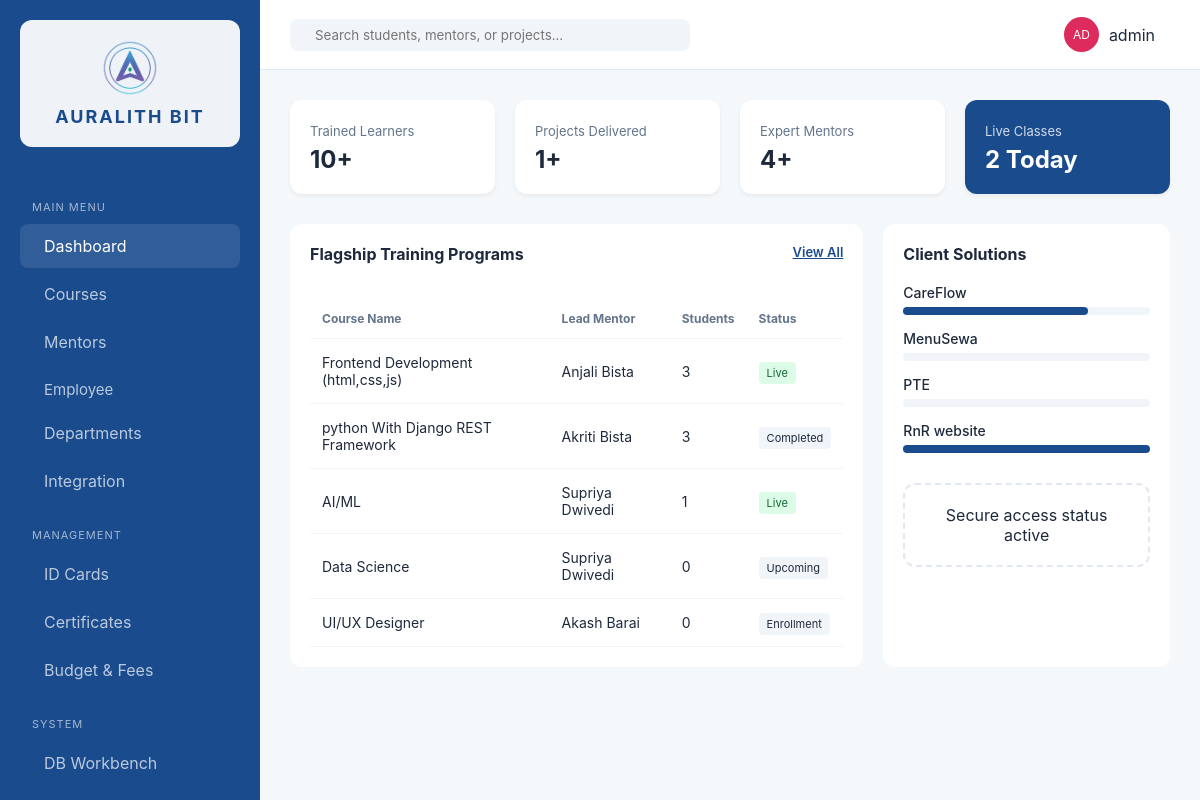
The page /dashboard/ (signed in) on the database its author committed.
### erp_app/models.py (models this page shows, shortened)
class Course(models.Model):
    STATUS_CHOICES = [
        ('live', 'Live'),
        ('upcoming', 'Upcoming'),
        ('enrollment', 'Enrollment'),
        ('completed', 'Completed'),
    ]
    CATEGORY_CHOICES = [
        ('development', 'Development'),
        ('design', 'UI/UX'),
        ('qa', 'Digital Marketing'),
        ('marketing', 'Graphic Designing'),
    ]
    name = models.CharField(max_length=200)
    mentor = models.ForeignKey(Mentor, on_delete=models.SET_NULL, null=True, blank=True)
    category = models.CharField(max_length=50, choices=CATEGORY_CHOICES, default='development')
    duration_weeks = models.PositiveIntegerField(default=8)
    status = models.CharField(max_length=20, choices=STATUS_CHOICES, default='enrollment')
    description = models.TextField(blank=True)
    syllabus = models.FileField(upload_to='syllabi/', null=True, blank=True)
    students_count = models.PositiveIntegerField(default=0)
    completion_percent = models.PositiveIntegerField(default=0)
    created_at = models.DateTimeField(auto_now_add=True)
    class Meta:
        ordering = ['-created_at']

class Mentor(models.Model):
    name = models.CharField(max_length=200)
    email = models.EmailField(unique=True)
    specialization = models.CharField(max_length=200)
    bio = models.TextField(blank=True)
    department = models.ForeignKey('Department', on_delete=models.SET_NULL, null=True, blank=True)
    joined_date = models.DateField(null=True, blank=True)
    class Meta:
        ordering = ['name']

class Project(models.Model):
    STATUS_CHOICES = [
        ('in_progress', 'In Progress'),
        ('completed', 'Completed'),
        ('on_hold', 'On Hold'),
        ('cancelled', 'Cancelled'),
    ]
    name = models.CharField(max_length=200)
    description = models.TextField(blank=True)
    client = models.CharField(max_length=200, blank=True)
    status = models.CharField(max_length=20, choices=STATUS_CHOICES, default='in_progress')
    progress_percentage = models.PositiveIntegerField(default=0)
    budget = models.DecimalField(max_digits=10, decimal_places=2, default=0)
    start_date = models.DateField(auto_now_add=True)
    class Meta:
        ordering = ['-start_date']

### erp_app/views.py (the view)
# urls.py: path('dashboard/', views.dashboard, name='dashboard'),
@login_required
def dashboard(request):
    roles = get_user_roles(request.user)
    context = {
        'trained_learners': Student.objects.count(),
        'projects_delivered': Project.objects.filter(status='completed').count(),
        'live_classes': Course.objects.filter(status='live').count(),
        'expert_mentors': Mentor.objects.count(),
        'courses': Course.objects.select_related('mentor').all()[:5],
        'projects': Project.objects.all()[:5],
        'is_admin': has_role(request.user, SUPER_ADMIN, TEACHING_STAFF, NORMAL_STAFF),
    }
    return render(request, 'erp_app/dashboard.html', context)

### erp_app/roles.py (called while the page is built)
def get_user_roles(user):
    if not user.is_authenticated:
        return []
    roles = set()
    if user.is_superuser:
        roles.add(SUPER_ADMIN)
    for group in user.groups.all():
        roles.add(group.name)
    if hasattr(user, 'student_profile') and user.student_profile:
        roles.add(STUDENT)
    return list(roles)

def has_role(user, *roles):
    user_roles = get_user_roles(user)
    return any(r in user_roles for r in roles)

### erp_app/templates/erp_app/dashboard.html (shortened to what this page needs)
{% extends 'erp_app/base.html' %}
{% block content %}
<section class="stats-grid">
    <div class="stat-card">
        <span>Trained Learners</span>
        <h3>{{ trained_learners }}+</h3>
    </div>
    <div class="stat-card">
        <span>Projects Delivered</span>
        <h3>{{ projects_delivered }}+</h3>
    </div>
    <div class="stat-card">
        <span>Expert Mentors</span>
        <h3>{{ expert_mentors }}+</h3>
    </div>
    <div class="stat-card primary">
        <span>Live Classes</span>
        <h3>{{ live_classes }} Today</h3>
    </div>
</section>
<div class="main-grid">
    <div class="data-card">
        <div class="card-header">
            <h3>Flagship Training Programs</h3>
            <a href="{% url 'courses' %}" class="btn-text">View All</a>
        </div>
        <table>
            <thead>
                <tr>
                    <th>Course Name</th>
                    <th>Lead Mentor</th>
                    <th>Students</th>
                    <th>Status</th>
                </tr>
            </thead>
            <tbody>
                {% for course in courses %}
                <tr>
                    <td>{{ course.name }}</td>
                    <td>{{ course.mentor.name|default:"—" }}</td>
                    <td>{{ course.students_count }}</td>
                    <td><span class="tag {% if course.status == 'live' %}live{% endif %}">{{ course.get_status_display }}</span></td>
                </tr>
                {% empty %}
                <tr><td colspan="4" style="text-align:center;color:#94a3b8;">No courses yet.</td></tr>
                {% endfor %}
            </tbody>
        </table>
    </div>
    <div class="data-card side">
        <h3>Client Solutions</h3>
        {% for project in projects %}
        <div class="project-item">
            <p>{{ project.name }}</p>
            <div class="progress-bar"><div style="width: {{ project.progress_percentage }}%"></div></div>
        </div>
        {% empty %}
        <p style="color:#94a3b8;font-size:14px;">No projects yet.</p>
        {% endfor %}
        <div class="qr-preview">
            <p>Secure access status active</p>
        </div>
    </div>
</div>
{% endblock %}

### erp_app/templates/erp_app/base.html (shortened to what this page needs)
<!DOCTYPE html>
{% load static %}
<html lang="en">
<head>
    <link rel="stylesheet" href="{% static 'erp_app/css/style.css' %}">
</head>
<body>
    <div class="app-container">
        <aside class="sidebar">
            <div class="brand">
                <img src="{% static 'erp_app/images/AURALITH_logo.png' %}" alt="Auralith Bit Logo" class="sidebar-logo" width="56" height="56">
                <h2>AURALITH BIT</h2>
            </div>
            <nav>
                <p class="nav-label">Main Menu</p>
                <a href="{% url 'dashboard' %}" {% if request.resolver_match.url_name == 'dashboard' %}class="active"{% endif %}> Dashboard</a>
                {% if is_any_staff or is_student or is_intern %}
                <a href="{% url 'courses' %}" {% if request.resolver_match.url_name == 'courses' %}class="active"{% endif %}> Courses</a>
                {% endif %}
                {% if is_teaching_staff or is_super_admin or is_intern or is_student %}
                <a href="{% url 'mentors' %}" {% if request.resolver_match.url_name == 'mentors' %}class="active"{% endif %}> Mentors</a>
                {% endif %}
                {% if is_any_staff or is_intern %}
                <div class="dropdown">
                    <button class="dropdown-btn">
                        <span> Employee</span>
                    </button>
                </div>
                {% endif %}
                {% if is_normal_staff or is_super_admin or is_teaching_staff %}
                <a href="{% url 'departments' %}" {% if request.resolver_match.url_name == 'departments' %}class="active"{% endif %}> Departments</a>
                {% endif %}
                {% if is_any_staff %}
                <a href="{% url 'integration' %}" {% if request.resolver_match.url_name == 'integration' %}class="active"{% endif %}> Integration</a>
                {% endif %}
                <p class="nav-label">Management</p>
                {% if is_normal_staff or is_super_admin or is_teaching_staff %}
                <a href="{% url 'id_generation' %}" {% if request.resolver_match.url_name == 'id_generation' %}class="active"{% endif %}> ID Cards</a>
                {% endif %}
                {% if is_any_staff or is_student or is_intern %}
                <a href="{% url 'certificates' %}" > Certificates</a>
                {% endif %}
                {% if is_normal_staff or is_super_admin or is_teaching_staff %}
                <a href="{% url 'budget_fees' %}" {% if request.resolver_match.url_name == 'budget_fees' %}class="active"{% endif %}> Budget & Fees</a>
                {% endif %}
                {% if is_super_admin %}
                <p class="nav-label">System</p>
                <a href="{% url 'workbench' %}" {% if request.resolver_match.url_name == 'workbench' %}class="active"{% endif %}> DB Workbench</a>
                {% endif %}
            </nav>
        </aside>
        <main class="workspace">
            <header class="top-nav">
                <form class="search-box" method="get" action="{% url 'search' %}" autocomplete="off">
                    <input type="text" name="q" id="globalSearch" placeholder="Search students, mentors, or projects..." value="{{ request.GET.q|default_if_none:'' }}" autocomplete="off">
                </form>
                <div class="user-profile" style="position:relative;display:flex;align-items:center;gap:10px;">
                    <div class="avatar">{{ user_initials }}</div>
                    <span>{{ request.user.get_full_name|default:request.user.username }}</span>
                </div>
            </header>
            <div class="content">
                {% block content %}{% endblock %}
            </div>
        </main>
    </div>
</body>
</html>

### rows shown on the page
Course: name "Frontend Development (html,css,js)", mentor.name "Anjali Bista", students_count "3", status "Live"
Course: name "python With Django REST Framework", mentor.name "Akriti Bista", students_count "3", status "Completed"
Course: name "AI/ML", mentor.name "Supriya Dwivedi", students_count "1", status "Live"
Course: name "Data Science", mentor.name "Supriya Dwivedi", students_count "0", status "Upcoming"
Course: name "UI/UX Designer", mentor.name "Akash Barai", students_count "0", status "Enrollment"
Project: name "CareFlow", progress_percentage 75 (drawn)
Project: name "MenuSewa"
Project: name "PTE"
Project: name "RnR website", progress_percentage 100 (drawn)

### other values the page prints
{{ user_initials }} "AD"
{{ request.user.get_full_name|default:request.user.username }} "admin"
{{ trained_learners }} "10"
{{ projects_delivered }} "1"
{{ expert_mentors }} "4"
{{ live_classes }} "2"
